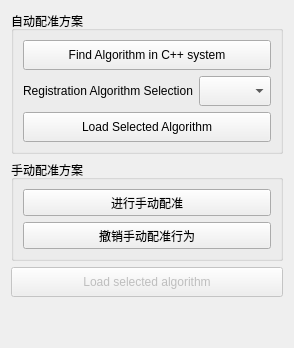
             <widget class="QWidget" name="m_tabSelection">
              <attribute name="title">
               <string>配准方法选择</string>
              </attribute>
              <layout class="QVBoxLayout" name="verticalLayout_15">
               <item>
                <widget class="QGroupBox" name="groupBox_9">
                 <property name="title">
                  <string>自动配准方案</string>
                 </property>
                 <layout class="QVBoxLayout" name="verticalLayout_24">
                  <item>
                   <layout class="QVBoxLayout" name="verticalLayout_14">
                    <item>
                     <widget class="QPushButton" name="pushButton_FindAlgorithm">
                      <property name="minimumSize">
                       <size>
                        <width>0</width>
                        <height>30</height>
                       </size>
                      </property>
                      <property name="text">
                       <string>Find Algorithm in C++ system</string>
                      </property>
                     </widget>
                    </item>
                    <item>
                     <layout class="QHBoxLayout" name="horizontalLayout_21">
                      <item>
                       <widget class="QLabel" name="label_3">
                        <property name="text">
                         <string>Registration Algorithm Selection</string>
                        </property>
                       </widget>
                      </item>
                      <item>
                       <widget class="QComboBox" name="m_algorithmComboBox">
                        <property name="minimumSize">
                         <size>
                          <width>0</width>
                          <height>30</height>
                         </size>
                        </property>
                       </widget>
                      </item>
                     </layout>
                    </item>
                    <item>
                     <widget class="QPushButton" name="pushButton_SelectAlgorithm">
                      <property name="minimumSize">
                       <size>
                        <width>0</width>
                        <height>30</height>
                       </size>
                      </property>
                      <property name="text">
                       <string>Load Selected Algorithm</string>
                      </property>
                     </widget>
                    </item>
                   </layout>
                  </item>
                 </layout>
                </widget>
               </item>
               <item>
                <widget class="QGroupBox" name="groupBox_8">
                 <property name="title">
                  <string>手动配准方案</string>
                 </property>
                 <layout class="QVBoxLayout" name="verticalLayout_20">
                  <item>
                   <widget class="QPushButton" name="pushButton_Gizmo">
                    <property name="minimumSize">
                     <size>
                      <width>0</width>
                      <height>27</height>
                     </size>
                    </property>
                    <property name="text">
                     <string>进行手动配准</string>
                    </property>
                   </widget>
                  </item>
                  <item>
                   <widget class="QPushButton" name="pushButton_ResetGizmo">
                    <property name="minimumSize">
                     <size>
                      <width>0</width>
                      <height>27</height>
                     </size>
                    </property>
                    <property name="text">
                     <string>撤销手动配准行为</string>
                    </property>
                   </widget>
                  </item>
                 </layout>
                </widget>
               </item>
               <item>
                <widget class="QPushButton" name="m_pbLoadSelected">
                 <property name="enabled">
                  <bool>false</bool>
                 </property>
                 <property name="minimumSize">
                  <size>
                   <width>0</width>
                   <height>30</height>
                  </size>
                 </property>
                 <property name="text">
                  <string>Load selected algorithm</string>
                 </property>
                </widget>
               </item>
               <item>
                <spacer name="verticalSpacer">
                 <property name="orientation">
                  <enum>Qt::Vertical</enum>
                 </property>
                 <property name="sizeHint" stdset="0">
                  <size>
                   <width>20</width>
                   <height>40</height>
                  </size>
                 </property>
                </spacer>
               </item>
              </layout>
             </widget>
